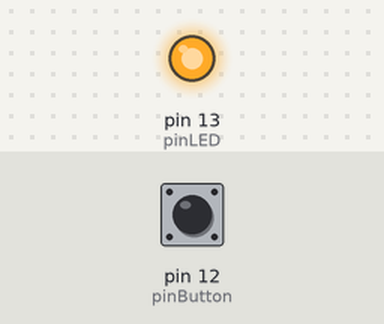
Simulated run of this sketch. Board: Arduino Uno, built with avr-gcc and run on an emulated ATmega328P. Parts: output pins drawn as LEDs (lit = HIGH). The test bench sets the inputs (shaded band); at power-on: pin 12 (pinButton) HIGH.

Above: at 1.2 s.
1.3 s: pin 12 (pinButton) pulled LOW for 0.15 s
At 2.4 s:
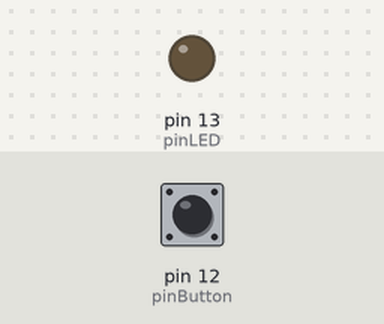
2.9 s: pin 12 (pinButton) pulled LOW for 1 s
At 4.9 s:
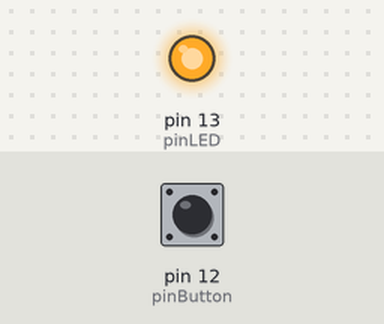
5.4 s: pin 12 (pinButton) pulled LOW for 3.2 s
At 9.7 s:
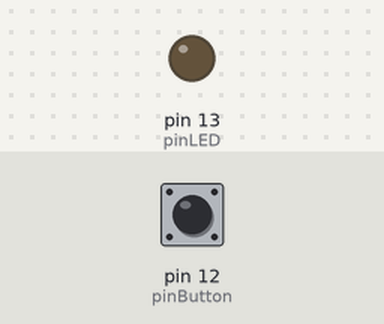
Timing chart, 0 to 11.2 s (numbered marks = the images above; inputs shaded):
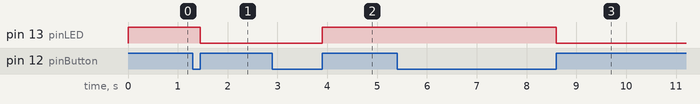

Measured:
- after the input at 1.3 s, pin 13 (pinLED): HIGH → LOW after 0.15 s
- after the input at 2.9 s, pin 13 (pinLED): LOW → HIGH after 1.0 s
- after the input at 5.4 s, pin 13 (pinLED): HIGH → LOW after 3.2 s

The sketch:

Button.ino
```cpp
int pinButton = 12; // Пин кнопки
int pinLED = 13;    // Пин светодиода

void setup() {
  pinMode(pinButton, INPUT_PULLUP);
  pinMode(pinLED, OUTPUT);
}

bool flag       = LOW;
bool lastButton = LOW;

void loop() {
  int currentButton = digitalRead(pinButton);   // Считываем значение пина кнопки
  if (lastButton == LOW && currentButton == HIGH) { // Если состояние кнопки "нажата" - HIGH, а предыдущее LOW - фиксируем событие нажатия кнопки
    flag = !flag;                               // Меняем флаг статуса светодиода
    digitalWrite(pinLED, flag);                 // В зависимости от флага, зажигаем или гасим светодиод
  }
  lastButton = currentButton;                   // Запоминаем последнее состояние кнопки
}
```
